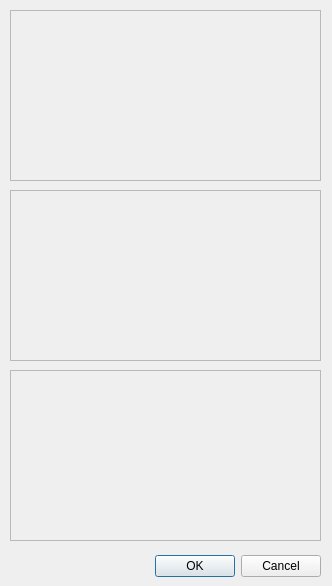
<?xml version="1.0" encoding="UTF-8"?>
<ui version="4.0">
 <class>GraphsDiag</class>
 <widget class="QDialog" name="GraphsDiag">
  <property name="geometry">
   <rect>
    <x>0</x>
    <y>0</y>
    <width>332</width>
    <height>586</height>
   </rect>
  </property>
  <property name="windowTitle">
   <string>YapiBot graphs</string>
  </property>
  <widget class="QDialogButtonBox" name="buttonBox">
   <property name="geometry">
    <rect>
     <x>-20</x>
     <y>550</y>
     <width>341</width>
     <height>32</height>
    </rect>
   </property>
   <property name="orientation">
    <enum>Qt::Horizontal</enum>
   </property>
   <property name="standardButtons">
    <set>QDialogButtonBox::Cancel|QDialogButtonBox::Ok</set>
   </property>
  </widget>
  <widget class="CLogPlot" name="accPlot">
   <property name="geometry">
    <rect>
     <x>10</x>
     <y>10</y>
     <width>311</width>
     <height>171</height>
    </rect>
   </property>
   <property name="frameShape">
    <enum>QFrame::StyledPanel</enum>
   </property>
   <property name="frameShadow">
    <enum>QFrame::Raised</enum>
   </property>
  </widget>
  <widget class="CLogPlot" name="rotPlot">
   <property name="geometry">
    <rect>
     <x>10</x>
     <y>190</y>
     <width>311</width>
     <height>171</height>
    </rect>
   </property>
   <property name="frameShape">
    <enum>QFrame::StyledPanel</enum>
   </property>
   <property name="frameShadow">
    <enum>QFrame::Raised</enum>
   </property>
  </widget>
  <widget class="CLogPlot" name="speedPlot">
   <property name="geometry">
    <rect>
     <x>10</x>
     <y>370</y>
     <width>311</width>
     <height>171</height>
    </rect>
   </property>
   <property name="frameShape">
    <enum>QFrame::StyledPanel</enum>
   </property>
   <property name="frameShadow">
    <enum>QFrame::Raised</enum>
   </property>
  </widget>
 </widget>
 <customwidgets>
  <customwidget>
   <class>CLogPlot</class>
   <extends>QFrame</extends>
   <header>logplot.h</header>
   <container>1</container>
  </customwidget>
 </customwidgets>
 <resources/>
 <connections>
  <connection>
   <sender>buttonBox</sender>
   <signal>accepted()</signal>
   <receiver>GraphsDiag</receiver>
   <slot>accept()</slot>
   <hints>
    <hint type="sourcelabel">
     <x>248</x>
     <y>254</y>
    </hint>
    <hint type="destinationlabel">
     <x>157</x>
     <y>274</y>
    </hint>
   </hints>
  </connection>
  <connection>
   <sender>buttonBox</sender>
   <signal>rejected()</signal>
   <receiver>GraphsDiag</receiver>
   <slot>reject()</slot>
   <hints>
    <hint type="sourcelabel">
     <x>316</x>
     <y>260</y>
    </hint>
    <hint type="destinationlabel">
     <x>286</x>
     <y>274</y>
    </hint>
   </hints>
  </connection>
 </connections>
</ui>
